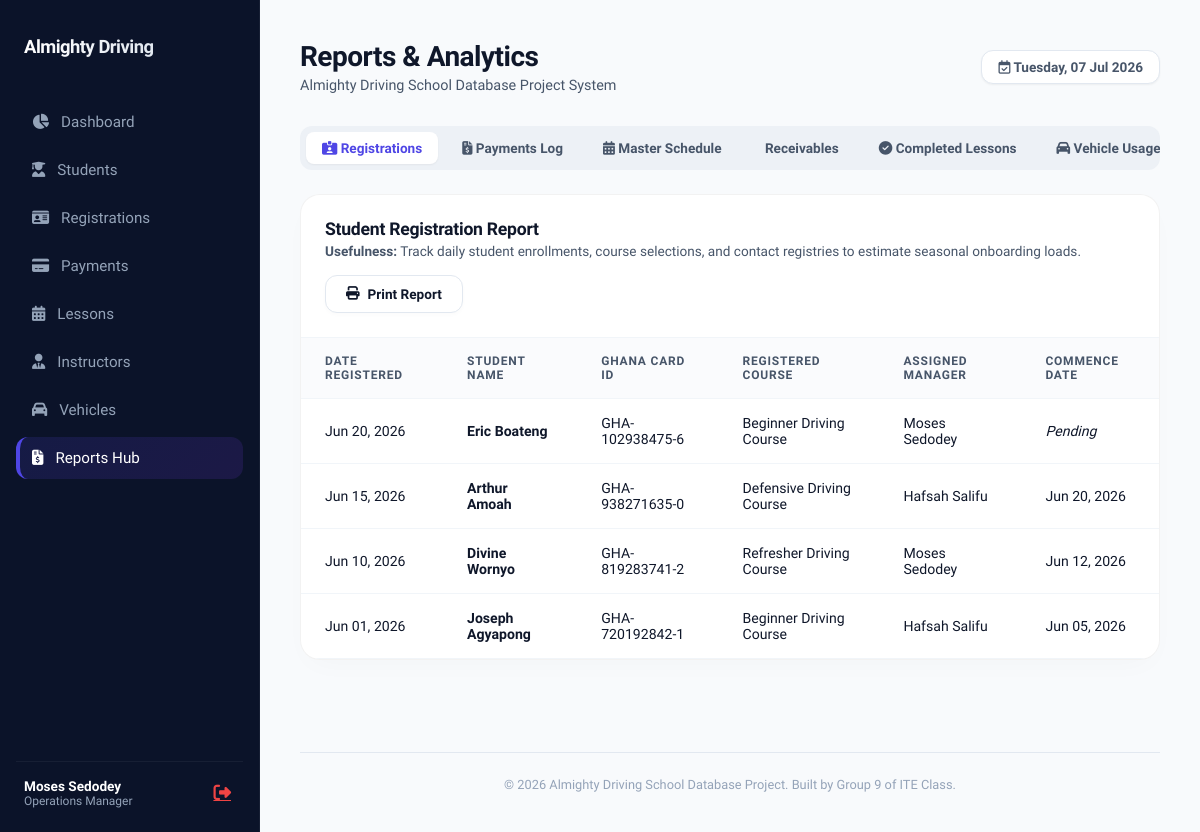
Screenshot of /reports.php (signed in) with the database file from the repository.
### tables this page shows
CREATE TABLE IF NOT EXISTS manager (
    manager_id INT AUTO_INCREMENT PRIMARY KEY,
    manager_name VARCHAR(100) NOT NULL,
    manager_role VARCHAR(50) NOT NULL DEFAULT 'Manager',
    username VARCHAR(50) UNIQUE NOT NULL,
    password VARCHAR(255) NOT NULL
);

CREATE TABLE IF NOT EXISTS registration (
    registration_id INT AUTO_INCREMENT PRIMARY KEY,
    registration_date DATE NOT NULL,
    commencement_date DATE DEFAULT NULL,
    completion_date DATE DEFAULT NULL,
    course_name VARCHAR(100) NOT NULL DEFAULT 'Beginner Driving Course',
    total_cost DECIMAL(10,2) NOT NULL DEFAULT 1200.00,
    deposit DECIMAL(10,2) NOT NULL DEFAULT 0.00,
    balance DECIMAL(10,2) NOT NULL DEFAULT 1200.00,
    student_id INT NOT NULL,
    manager_id INT NOT NULL,
    FOREIGN KEY (student_id) REFERENCES student (student_id) ON DELETE CASCADE,
    FOREIGN KEY (manager_id) REFERENCES manager (manager_id) ON DELETE RESTRICT
);

CREATE TABLE IF NOT EXISTS student (
    student_id INT AUTO_INCREMENT PRIMARY KEY,
    surname VARCHAR(50) NOT NULL,
    first_name VARCHAR(50) NOT NULL,
    middle_name VARCHAR(50) DEFAULT NULL,
    date_of_birth DATE NOT NULL,
    place_of_birth VARCHAR(100) DEFAULT NULL,
    residential_address VARCHAR(255) NOT NULL,
    telephone VARCHAR(20) NOT NULL,
    email VARCHAR(100) NOT NULL,
    national_id VARCHAR(50) UNIQUE NOT NULL,
    occupation VARCHAR(100) DEFAULT NULL,
    permit_number VARCHAR(50) DEFAULT NULL,
    permit_expiry_date DATE DEFAULT NULL
);

### reports.php (the view, shortened to what this page needs)
<?php
require_once 'db.php';
try {
    $stmt1 = $pdo->query("
        SELECT r.*, s.first_name, s.surname, s.telephone, s.national_id, m.manager_name
        FROM registration r
        JOIN student s ON r.student_id = s.student_id
        JOIN manager m ON r.manager_id = m.manager_id
        ORDER BY r.registration_date DESC
    ");
    $report_registrations = $stmt1->fetchAll();
} catch (Exception $e) {
    die("Error loading report analytics: " . $e->getMessage());
}
include 'header.php';
?>
<div class="tabs-container">
    <ul class="tabs-nav no-print">
        <li class="tab-nav-item active" onclick="switchTab(event, 'tab-registrations')">
            <i class="fa-solid fa-id-card-clip"></i> Registrations
        </li>
        <li class="tab-nav-item" onclick="switchTab(event, 'tab-payments')">
            <i class="fa-solid fa-file-invoice-dollar"></i> Payments Log
        </li>
        <li class="tab-nav-item" onclick="switchTab(event, 'tab-schedule')">
            <i class="fa-solid fa-calendar-days"></i> Master Schedule
        </li>
        <li class="tab-nav-item" onclick="switchTab(event, 'tab-outstanding')">
            <i class="fa-solid fa-scale-unbalanced-stroke"></i> Receivables
        </li>
        <li class="tab-nav-item" onclick="switchTab(event, 'tab-completed')">
            <i class="fa-solid fa-circle-check"></i> Completed Lessons
        </li>
        <li class="tab-nav-item" onclick="switchTab(event, 'tab-vehicles')">
            <i class="fa-solid fa-car"></i> Vehicle Usage
        </li>
    </ul>
    <div id="tab-registrations" class="tab-content active">
        <div class="table-container">
            <div class="table-header-bar">
                <div>
                    <h3 class="table-title">Student Registration Report</h3>
                    <p style="font-size: 0.85rem; color: var(--text-secondary); margin-top: 4px;">
                        <strong>Usefulness:</strong> Track daily student enrollments, course selections, and contact registries to estimate seasonal onboarding loads.
                    </p>
                </div>
                <button onclick="window.print()" class="btn btn-secondary no-print">
                    <i class="fa-solid fa-print"></i> Print Report
                </button>
            </div>
            <table class="custom-table">
                <thead>
                    <tr>
                        <th>Date Registered</th>
                        <th>Student Name</th>
                        <th>Ghana Card ID</th>
                        <th>Registered Course</th>
                        <th>Assigned Manager</th>
                        <th>Commence Date</th>
                    </tr>
                </thead>
                <tbody>
                    <?php foreach ($report_registrations as $row): ?>
                        <tr>
                            <td><?php echo date('M d, Y', strtotime($row['registration_date'])); ?></td>
                            <td style="font-weight: 600;"><?php echo htmlspecialchars($row['first_name'] . ' ' . $row['surname']); ?></td>
                            <td><code><?php echo htmlspecialchars($row['national_id']); ?></code></td>
                            <td><?php echo htmlspecialchars($row['course_name']); ?></td>
                            <td><?php echo htmlspecialchars($row['manager_name']); ?></td>
                            <td><?php echo $row['commencement_date'] ? date('M d, Y', strtotime($row['commencement_date'])) : '<em>Pending</em>'; ?></td>
                        </tr>
                    <?php endforeach; ?>
                </tbody>
            </table>
        </div>
    </div>
</div>
<?php include 'footer.php'; ?>

### header.php (shortened to what this page needs)
<?php
require_once 'db.php';
try {
    $stmt = $pdo->prepare("SELECT * FROM manager WHERE manager_id = ?");
    $stmt->execute([$_SESSION['manager_id']]);
    $active_manager = $stmt->fetch();
} catch (Exception $e) {
    $active_manager = null;
}
$current_page = basename($_SERVER['PHP_SELF']);
?>
<!DOCTYPE html>
<html lang="en">
<head>
    <link rel="stylesheet" href="style.css">
    <link rel="stylesheet" href="assets/fontawesome/css/all.min.css">
</head>
<body>
    <aside class="sidebar no-print">
        <div class="sidebar-logo">
            <div class="sidebar-logo-text">Almighty Driving</div>
        </div>
        <ul class="sidebar-menu">
            <li class="sidebar-item <?php echo ($current_page == 'index.php') ? 'active' : ''; ?>">
                <a href="index.php">
                    <i class="fa-solid fa-chart-pie"></i>
                    <span>Dashboard</span>
                </a>
            </li>
            <li class="sidebar-item <?php echo ($current_page == 'students.php') ? 'active' : ''; ?>">
                <a href="students.php">
                    <i class="fa-solid fa-user-graduate"></i>
                    <span>Students</span>
                </a>
            </li>
            <li class="sidebar-item <?php echo ($current_page == 'registrations.php') ? 'active' : ''; ?>">
                <a href="registrations.php">
                    <i class="fa-solid fa-id-card"></i>
                    <span>Registrations</span>
                </a>
            </li>
            <li class="sidebar-item <?php echo ($current_page == 'payments.php') ? 'active' : ''; ?>">
                <a href="payments.php">
                    <i class="fa-solid fa-credit-card"></i>
                    <span>Payments</span>
                </a>
            </li>
            <li class="sidebar-item <?php echo ($current_page == 'lessons.php') ? 'active' : ''; ?>">
                <a href="lessons.php">
                    <i class="fa-solid fa-calendar-days"></i>
                    <span>Lessons</span>
                </a>
            </li>
            <li class="sidebar-item <?php echo ($current_page == 'instructors.php') ? 'active' : ''; ?>">
                <a href="instructors.php">
                    <i class="fa-solid fa-user-tie"></i>
                    <span>Instructors</span>
                </a>
            </li>
            <li class="sidebar-item <?php echo ($current_page == 'vehicles.php') ? 'active' : ''; ?>">
                <a href="vehicles.php">
                    <i class="fa-solid fa-car"></i>
                    <span>Vehicles</span>
                </a>
            </li>
            <li class="sidebar-item <?php echo ($current_page == 'reports.php') ? 'active' : ''; ?>">
                <a href="reports.php">
                    <i class="fa-solid fa-file-invoice-dollar"></i>
                    <span>Reports Hub</span>
                </a>
            </li>
        </ul>
        <div class="sidebar-footer">
            <div class="user-profile" style="display: flex; justify-content: space-between; align-items: center; width: 100%;">
                <div class="user-info">
                    <span class="user-name"><?php echo htmlspecialchars($active_manager['manager_name']); ?></span>
                    <span class="user-role"><?php echo htmlspecialchars($active_manager['manager_role']); ?></span>
                </div>
                <a href="logout.php" style="color: #ef4444; font-size: 1.1rem; padding: 4px; display: flex; align-items: center;" title="Log Out">
                    <i class="fa-solid fa-right-from-bracket"></i>
                </a>
            </div>
        </div>
    </aside>
    <main class="main-content">
        <div class="top-bar no-print">
            <div>
                <h1 class="page-title">
                    <?php
                    switch ($current_page) {
                        case 'reports.php': echo 'Reports & Analytics'; break;
                    }
                    ?>
                </h1>
                <p class="page-subtitle">Almighty Driving School Database Project System</p>
            </div>
            <div class="top-bar-actions">
                <div class="system-date">
                    <i class="fa-regular fa-calendar-check"></i>
                    <span><?php echo date('l, d M Y'); ?></span>
                </div>
            </div>
        </div>

### rows the page displays
manager: manager_name "Moses Sedodey", manager_role "Operations Manager"
registration: registration_date "Jun 20, 2026", student.surname "Eric Boateng", student.national_id "GHA-102938475-6", course_name "Beginner Driving Course", manager.manager_name "Moses Sedodey", shows "Pending"
registration: registration_date "Jun 15, 2026", student.surname "Arthur Amoah", student.national_id "GHA-938271635-0", course_name "Defensive Driving Course", manager.manager_name "Hafsah Salifu", commencement_date "Jun 20, 2026"
registration: registration_date "Jun 10, 2026", student.surname "Divine Wornyo", student.national_id "GHA-819283741-2", course_name "Refresher Driving Course", manager.manager_name "Moses Sedodey", commencement_date "Jun 12, 2026"
registration: registration_date "Jun 01, 2026", student.surname "Joseph Agyapong", student.national_id "GHA-720192842-1", course_name "Beginner Driving Course", manager.manager_name "Hafsah Salifu", commencement_date "Jun 05, 2026"
